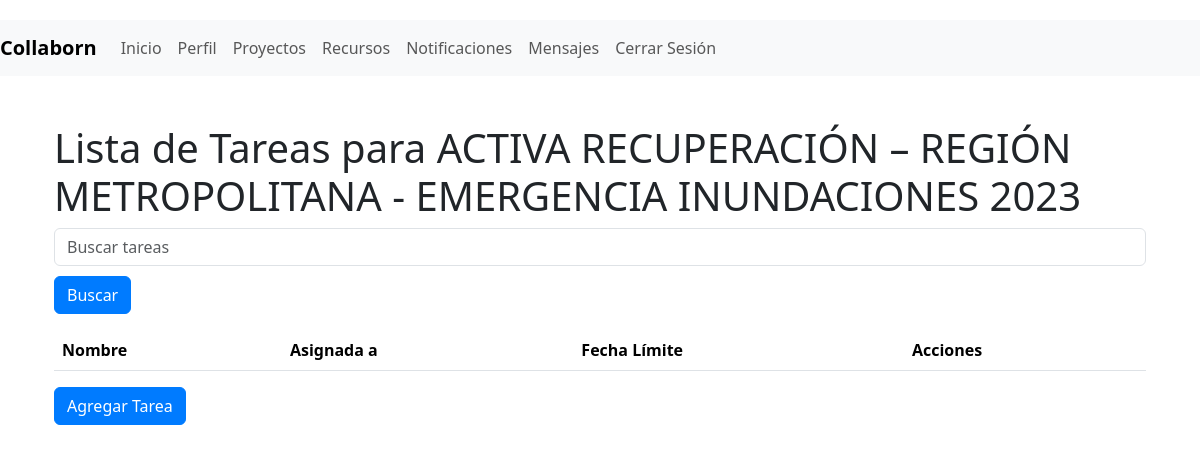
Page /proyectos/2/tareas/ (signed in) on the earlier database version.
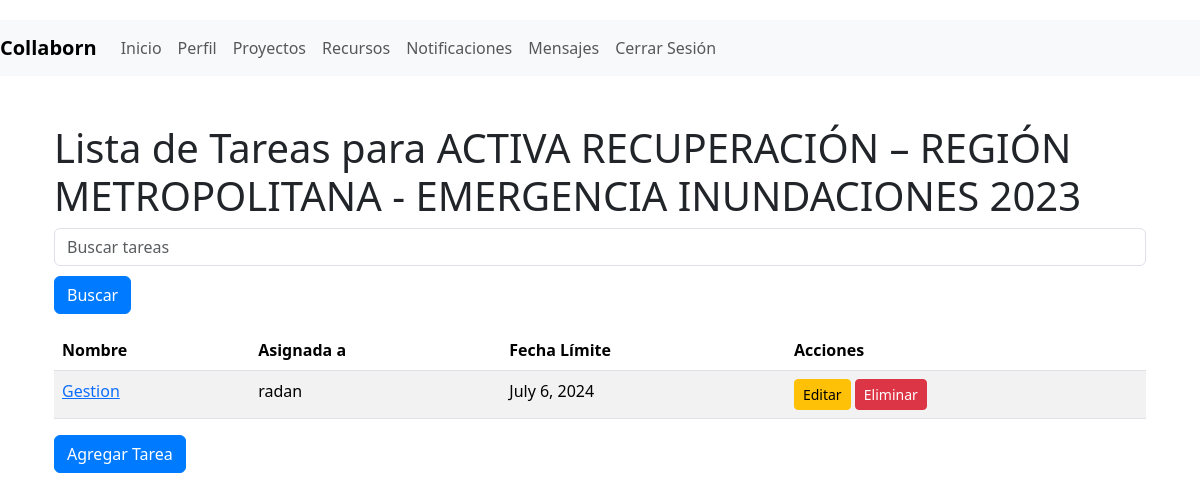
Same page on the later database version.
### myapp/models.py (models this page shows, shortened)
class Tarea(models.Model):
    proyecto = models.ForeignKey(Proyecto, related_name='tareas', on_delete=models.CASCADE)
    nombre = models.CharField(max_length=200)
    descripcion = models.TextField(blank=True, null=True)
    completada = models.BooleanField(default=False)
    fecha_limite = models.DateField(blank=True, null=True)
    asignada_a = models.ForeignKey(User, related_name='tareas_asignadas', on_delete=models.SET_NULL, blank=True, null=True)

### myapp/views.py (the view)
# urls.py: path('proyectos/<int:proyecto_id>/tareas/', views.listar_tareas, name='listar_tareas'),
@login_required
def listar_tareas(request, proyecto_id):
    proyecto = get_object_or_404(Proyecto, id=proyecto_id)
    tareas = Tarea.objects.filter(proyecto=proyecto)
    query = request.GET.get('q')
    if query:
        tareas = tareas.filter(nombre__icontains=query)
    return render(request, 'myapp/listar_tareas.html', {'proyecto': proyecto, 'tareas': tareas})

### myapp/templates/myapp/listar_tareas.html (shortened to what this page needs)
{% extends 'myapp/base.html' %}
{% block content %}
<div class="container mt-5">
    <h1>Lista de Tareas para {{ proyecto.nombre }}</h1>
    <form method="get" class="form-inline mb-3">
        <input type="text" name="q" class="form-control mr-2" placeholder="Buscar tareas">
        <button type="submit" class="btn btn-primary">Buscar</button>
    </form>
    <table class="table table-striped">
        <thead>
            <tr>
                <th>Nombre</th>
                <th>Asignada a</th>
                <th>Fecha Límite</th>
                <th>Acciones</th>
            </tr>
        </thead>
        <tbody>
            {% for tarea in tareas %}
            <tr>
                <td><a href="{% url 'detalle_tarea' tarea.id %}">{{ tarea.nombre }}</a></td>
                <td>{{ tarea.asignada_a.username }}</td>
                <td>{{ tarea.fecha_limite }}</td>
                <td>
                    <a href="{% url 'editar_tarea' tarea.id %}" class="btn btn-sm btn-warning">Editar</a>
                    <button type="button" class="btn btn-sm btn-danger" data-toggle="modal" data-target="#confirmDeleteModal" data-tarea-id="{{ tarea.id }}">Eliminar</button>
                </td>
            </tr>
            {% endfor %}
        </tbody>
    </table>
    <a href="{% url 'agregar_tarea' proyecto.id %}" class="btn btn-primary">Agregar Tarea</a>
</div>
{% endblock %}

Differences in the rows shown:
added Tarea: nombre "Gestion", asignada_a.username "radan", fecha_limite "July 6, 2024"
